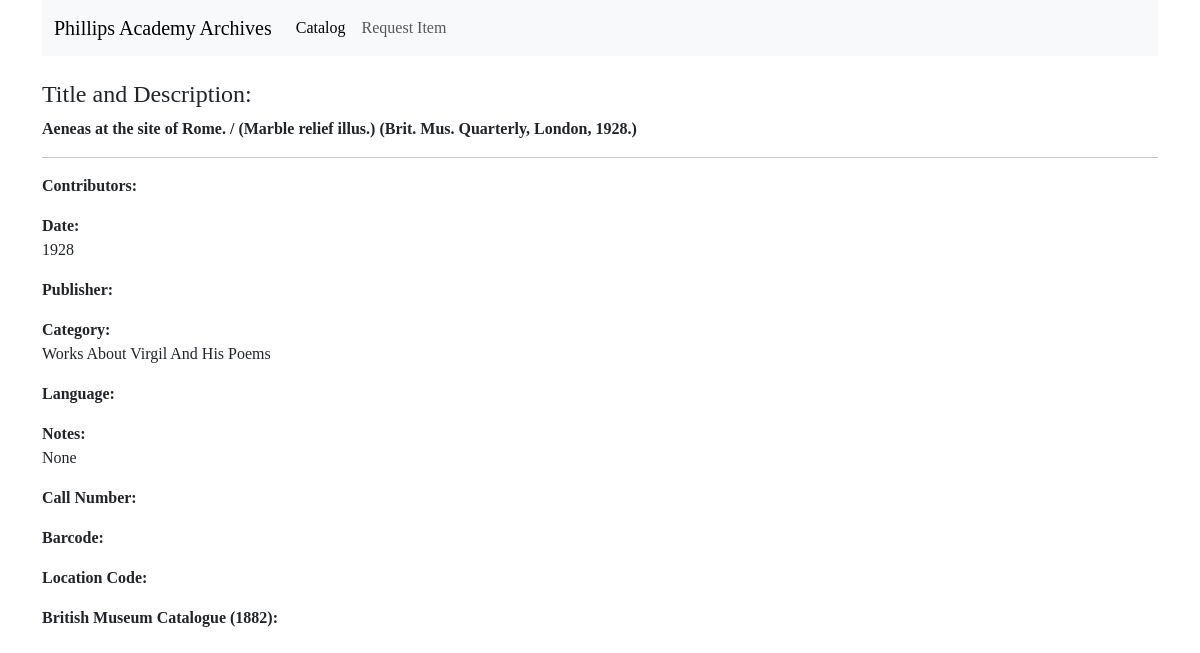
The page /1203/ on the database its author committed.
### bookcat/models.py (models this page shows)
class Book(models.Model):
    title_description = models.TextField()
    contributors = models.TextField(null=True, blank=True)
    date = models.CharField(max_length=50, null=True, blank=True)
    place_origin = models.TextField(null=True, blank=True)
    publisher = models.TextField(null=True, blank=True)
    category = models.TextField(null=True, blank=True)
    language = models.CharField(max_length=500)
    genre = models.TextField(null=True, blank=True) #bucolica, georgica, aeneid, etc.
    call_num = models.TextField(null=True, blank=True)
    notes = models.TextField(null=True, blank=True)
    image_str = models.TextField(null=True, blank=True)
    barcode = models.CharField(max_length=500, null=True, blank=True)
    loc_code = models.CharField(max_length=500, null=True, blank=True)
    BM_cat = models.CharField(max_length=100, null=True, blank=True)

### bookcat/views.py (the view)
# urls.py: path("<int:pk>/", views.bookcat_detail, name="bookcat_detail"),
def bookcat_detail(request, pk): #pk = primary key; for individual book
    books = Book.objects.get(pk=pk)
    context = {
        "book": books
    }
    return render(request, "bookcat/bookcat_detail.html", context)

### bookcat/templates/bookcat/bookcat_detail.html (shortened to what this page needs)
{% extends "base.html" %}
{% block page_content %}
<p class="h4">Title and Description: </b>
<p><b>{{ book.title_description }}</b></p>
<hr>
<div>
    <b>Contributors: </b>
    <b>Date: </b>
    <p>{{ book.date }}</p>
    <b>Publisher: </b>
    <b>Category: </b>
    <p>{{ book.category }}</p>
    <b>Language: </b>
    <b>Notes: </b>
    <p>{{ book.notes }}</p>
    <b>Call Number: </b>
    <b>Barcode: </b>
    <b>Location Code: </b>
    <b>British Museum Catalogue (1882): </b>
</div>
{% endblock page_content %}

### bookcat/static/custom.css (style rules this page uses)
html * { font-size: 16px; line-height: 1.5; font-family: Cambria, Georgia, Times, 'Times New Roman', serif; }

### rows shown on the page
Book: title_description "Aeneas at the site of Rome. / (Marble relief illus.) (Brit. Mus. Quarterly, London, 1928.)", date "1928", category "Works About Virgil And His Poems", notes "None"
